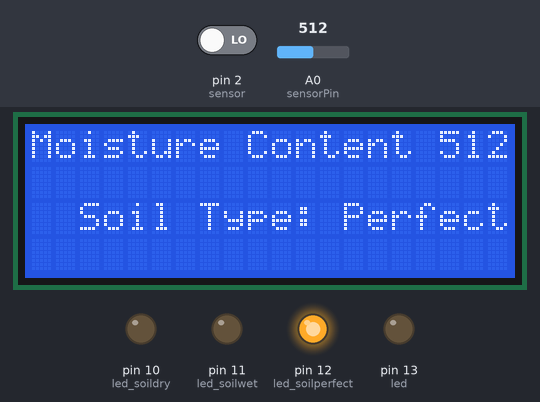
This sketch was run on a simulated Arduino Uno, built with avr-gcc and run on an emulated ATmega328P. On the bench: 20×4 character LCD, output pins drawn as LEDs (lit = HIGH). Inputs (shaded band) come from the test bench; at power-on: A0 (sensorPin) = 512, pin 2 (sensor) LOW. Pins used as bus, display or sensor lines are not drawn; what the sketch prints to the serial monitor is not drawn.

Above: at 1.2 s.
1.3 s: A0 (sensorPin) set to 487
At 2.5 s:
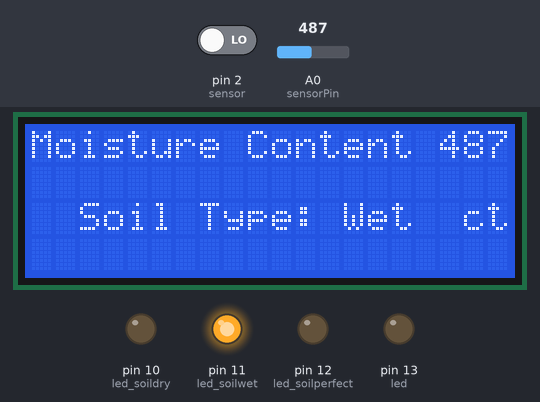
3.4 s: A0 (sensorPin) set to 900
At 5.8 s:
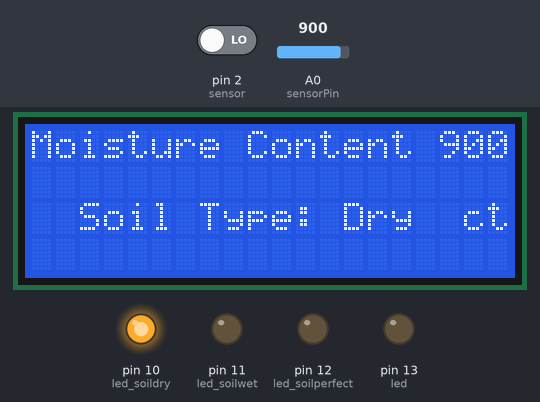
6.2 s: A0 (sensorPin) set to 1023
At 7.5 s:
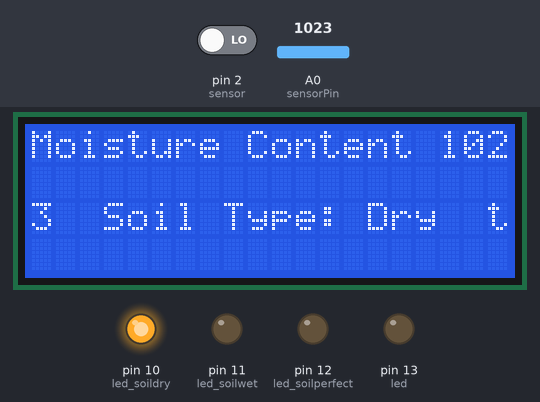
8.3 s: A0 (sensorPin) set to 766
At 9.7 s:
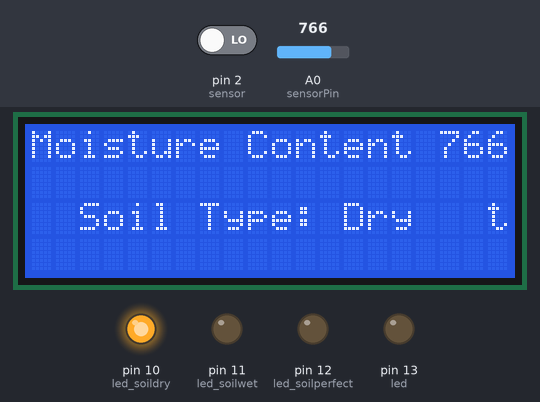
10.8 s: A0 (sensorPin) set to 741
At 11.4 s:
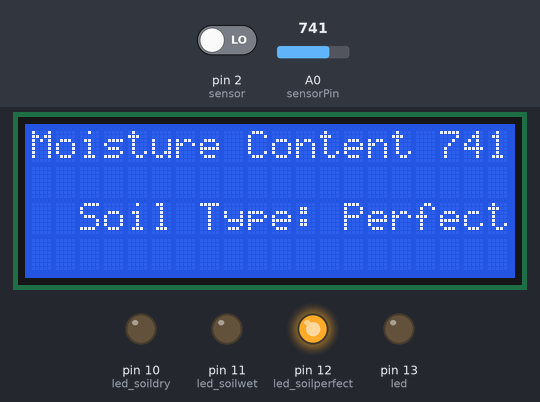
12.9 s: pin 2 (sensor) driven HIGH
At 14.0 s:
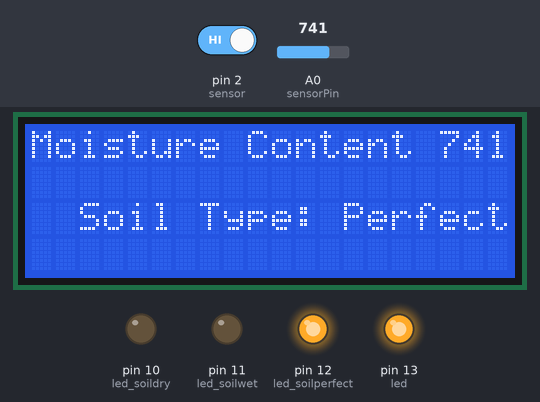
Timing chart, 0 to 15.9 s (numbered marks = the images above; inputs shaded):
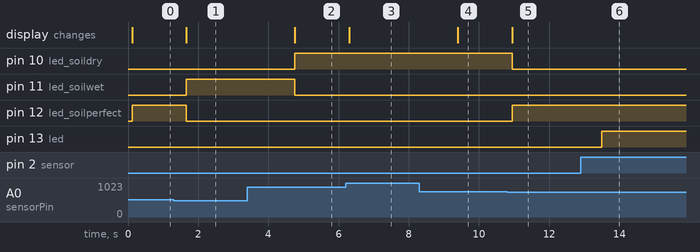

The sketch:

Soil_Moisture_Detection.ino
```cpp
//#include <Wire.h>
#include <LiquidCrystal_I2C.h>

#define soilWet 500   // Define max value we consider soil 'wet'
#define soilDry 750
#define sensorPower 7
#define sensorPin A0
int led = 13;
int led_soilperfect = 12;
int led_soildry = 10;
int led_soilwet = 11;               // the pin that the LED is atteched to
int sensor = 2;              // the pin that the sensor is atteched to
int state = LOW;             // by default, no motion detected
int val = 0;

// Set the LCD address to 0x27 for a 16 chars and 2 line display

LiquidCrystal_I2C lcd(0x27, 20, 4);

int i = 0;


void setup() {

  // initialize the LCD

  lcd.begin();

  // Turn on the blacklight and clear the display.

  lcd.backlight();

  lcd.clear();
  pinMode(sensorPower, OUTPUT);

	// Initially keep the sensor OFF
	digitalWrite(sensorPower, LOW);
  pinMode(led, OUTPUT);      // initalize LED as an output
  pinMode(sensor, INPUT);    // initialize sensor as an input
  pinMode(led_soilperfect, OUTPUT);
  pinMode(led_soildry, OUTPUT);
  pinMode(led_soilwet, OUTPUT);

  digitalWrite(led_soilperfect, LOW);
  digitalWrite(led_soildry, LOW);
  digitalWrite(led_soilwet, LOW);

	Serial.begin(9600);

}


void loop() {

  // put your main code here, to run repeatedly:

  lcd.setCursor(0,0);
//get the reading from the function below and print it
	int moisture = readSensor();
	Serial.print("Analog Output: ");
	Serial.println(moisture);

	// Determine status of our soil
	if (moisture < soilWet) {
		Serial.println("Status: Soil is too wet");
    lcd.println("Moisture Content " + String(moisture));
    lcd.println("Soil Type: Wet");
    digitalWrite(led_soilwet,HIGH);
    digitalWrite(led_soildry,LOW);
    digitalWrite(led_soilperfect,LOW);

	} else if (moisture >= soilWet && moisture < soilDry) {
		Serial.println("Status: Soil moisture is perfect");
    lcd.println("Moisture Content " + String(moisture));
    lcd.println("Soil Type: Perfect");
    digitalWrite(led_soilwet,LOW);
    digitalWrite(led_soildry,LOW);
    digitalWrite(led_soilperfect,HIGH);
	} else {
		Serial.println("Status: Soil is too dry - time to water!");
    lcd.println("Moisture Content "+String(moisture));
    lcd.println("Soil Type: Dry");
    digitalWrite(led_soilwet,LOW);
    digitalWrite(led_soildry,HIGH);
    digitalWrite(led_soilperfect,LOW);
	}

	delay(1000);	// Take a reading every second for testing
					// Normally you should take reading perhaps once or twice a day
	Serial.println();
  val = digitalRead(sensor);
  Serial.println(val);   // read sensor value
  if (val == HIGH) {           // check if the sensor is HIGH
    digitalWrite(led, HIGH);   // turn LED ON
    delay(500);                // delay 100 milliseconds

    if (state == LOW) {
      Serial.println("Motion detected!");
      state = HIGH;       // update variable state to HIGH
    }
  }
  else {
      digitalWrite(led, LOW); // turn LED OFF
      delay(500);             // delay 200 milliseconds

      if (state == HIGH){
        Serial.println("Motion stopped!");
        state = LOW;       // update variable state to LOW
    }
  }
}
int readSensor() {
	digitalWrite(sensorPower, HIGH);	// Turn the sensor ON
	delay(10);							// Allow power to settle
	int val = analogRead(sensorPin);	// Read the analog value form sensor
	digitalWrite(sensorPower, LOW);		// Turn the sensor OFF
	return val;							// Return analog moisture value
}
```

Measured:
- the behaviour switches between 500 and 499 on A0 (sensorPin) (found by bisection; images 0 and 1)
- the behaviour switches between 750 and 749 on A0 (sensorPin) (found by bisection; images 4 and 5)
- after the input at 1.3 s, pin 11 (led_soilwet): LOW → HIGH after 0.36 s; pin 12 (led_soilperfect): HIGH → LOW after 0.36 s; the display: changes after 0.36 s (image 1)
- after the input at 3.4 s, pin 10 (led_soildry): LOW → HIGH after 1.4 s; pin 11 (led_soilwet): HIGH → LOW after 1.4 s; the display: changes after 1.4 s (image 2)
- after the input at 6.2 s, the display: changes after 0.10 s (image 3)
- after the input at 8.3 s, the display: changes after 1.1 s (image 4)
- after the input at 10.8 s, pin 10 (led_soildry): HIGH → LOW after 0.15 s; pin 12 (led_soilperfect): LOW → HIGH after 0.15 s; the display: changes after 0.15 s (image 5)
- after the input at 12.9 s, pin 13 (led): LOW → HIGH after 0.60 s
